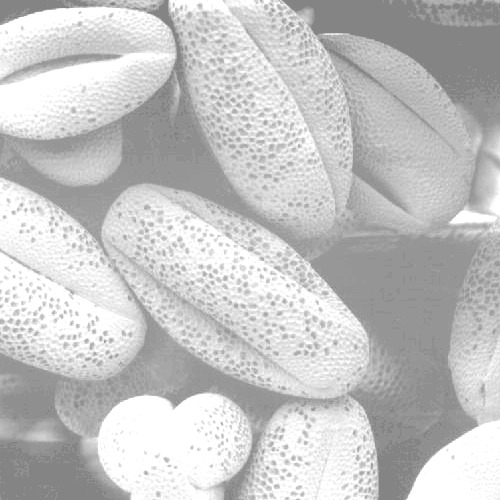
#> input picture question_1.tif, 500 x 500 px
$ python soru1.py
#> lines starting #> are read from the running program, lines starting #| are printed output that depends on the picture
import cv2
import numpy
import matplotlib.pyplot as plt

# Kazım Muhammet Temiz 17050111021
# Mert Rıza Karadeniz 17050111054
# Nevzat Buğrahan Türk 17050111036

def getHistogram(image):                # Find histogram of image
    resultArray = numpy.zeros(256)      # Find pixel count
    for i in range(image.shape[0]):
        for j in range(image.shape[1]):
            resultArray[image[i, j]] += 1
    return resultArray


def syncHistogram(histogramArray, imageSize, L):  # Sort pixels by their values
    newValues = numpy.zeros(len(histogramArray))  # Create CDF matrix
    newValues[0] = histogramArray[0]
    for i in range(1, len(newValues), +1):
        newValues[i] = (int)(histogramArray[i]) + (int)(newValues[i - 1])
    for i in range(newValues.shape[0]):
        newValues[i] = round(((newValues[i] - min(histogramArray)) / (imageSize - min(histogramArray))) * (2 ** L - 1))
    return newValues


def syncImageHistogram(image, newValues):
    resultImage = numpy.zeros((image.shape[0], image.shape[1], 1), dtype=numpy.uint8)
    for i in range(resultImage.shape[0]):
        for j in range(resultImage.shape[1]):
            resultImage[i, j] = newValues[image[i, j]]  # Change pixel values according
    return resultImage  # to CDF pixel values


img = cv2.imread('question_1.tif')
#> img is the input picture: shape (500, 500, 3); min 132, max 255, mean 196.4
gray = cv2.cvtColor(img, cv2.COLOR_BGR2GRAY)
histogramArray = getHistogram(gray)
#> histogramArray = 256 values, max 28659 at index 255, min 0 at index 0, mean 976.6

newValues = syncHistogram(histogramArray, gray.shape[0] * gray.shape[1], 8)
#> in syncHistogram, `newValues = numpy.zeros(len(histogramArray))`: newValues = 256 values from 0 to 0
#> after the loop in syncHistogram, `for i in range(1, len(newValues), +1):`: newValues = 256 values from 0 to 250000
#> after the loop in syncHistogram, `for i in range(newValues.shape[0]):`: newValues = 256 values from 0 to 255
#> newValues = 256 values from 0 to 255
Result = syncImageHistogram(gray, newValues)
#> after the loop in syncImageHistogram, `for i in range(resultImage.shape[0]):`:
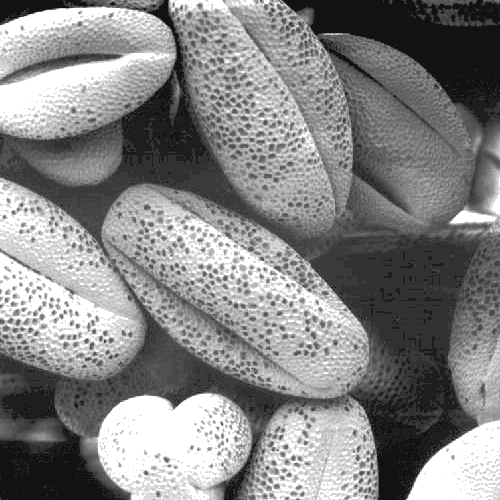
#> resultImage: shape (500, 500, 1); min 18, max 255, mean 132.5

display = plt.figure()
display.add_subplot(1,2, 1)
plt.imshow(img,"gray"), plt.title("Original")
display.add_subplot(1,2, 2)
plt.imshow(Result,"gray"), plt.title("Histogram Equalized")
plt.show(block=True)
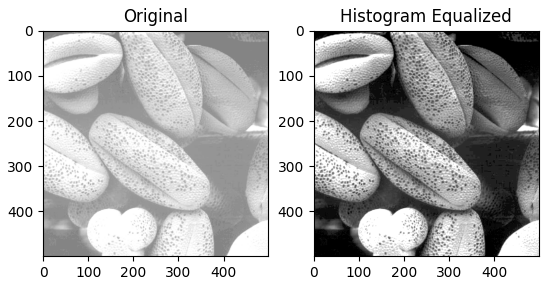
#> figure drawn by matplotlib, 2 panels

$ run again, with question_2.tif copied over question_1.tif
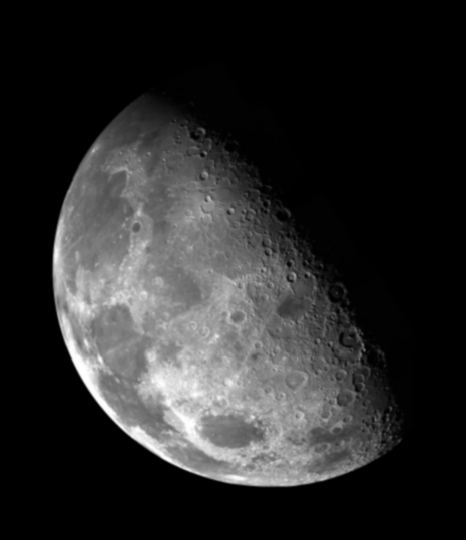
#> input picture question_2.tif, 466 x 540 px
#> img is the input picture: shape (540, 466, 3); min 0, max 254, mean 42.7
#> histogramArray = 256 values, max 142493 at index 0, min 0 at index 255, mean 983
#> in syncHistogram, `newValues = numpy.zeros(len(histogramArray))`: newValues = 256 values from 0 to 0
#> after the loop in syncHistogram, `for i in range(1, len(newValues), +1):`: newValues = 256 values from 142493 to 251640
#> after the loop in syncHistogram, `for i in range(newValues.shape[0]):`: newValues = 256 values from 144 to 255
#> after the loop in syncImageHistogram, `for i in range(resultImage.shape[0]):`:
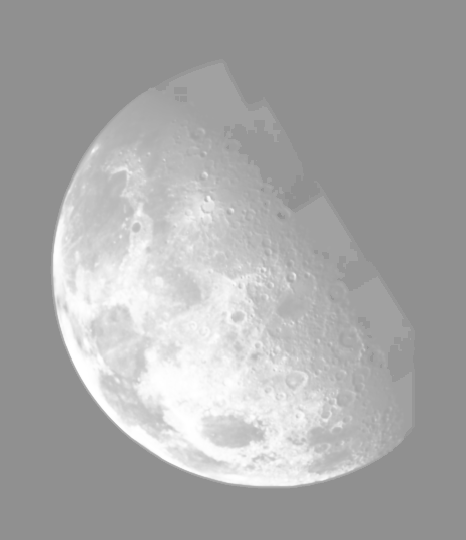
#> resultImage: shape (540, 466, 1); min 144, max 255, mean 168.5
#> `plt.show(block=True)`:
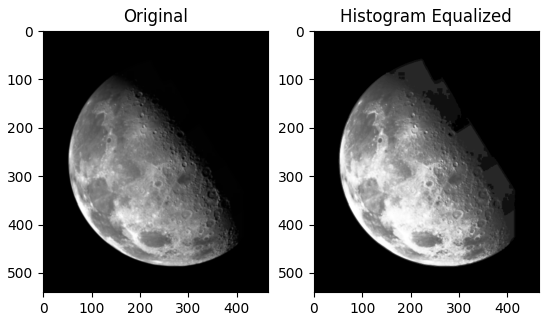
#> figure drawn by matplotlib, 2 panels

$ run again, with question_3.tif copied over question_1.tif
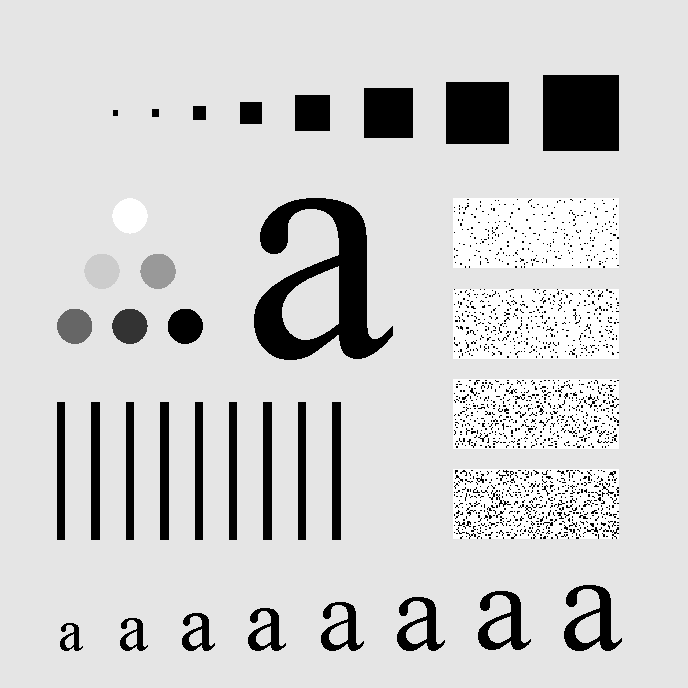
#> input picture question_3.tif, 688 x 688 px
#> img is the input picture: shape (688, 688, 3); min 0, max 255, mean 207.3
#> histogramArray = 256 values, max 379892 at index 229, min 0 at index 1, mean 1849
#> in syncHistogram, `newValues = numpy.zeros(len(histogramArray))`: newValues = 256 values from 0 to 0
#> after the loop in syncHistogram, `for i in range(1, len(newValues), +1):`: newValues = 256 values from 47833 to 473344
#> after the loop in syncHistogram, `for i in range(newValues.shape[0]):`: newValues = 256 values from 26 to 255
#> after the loop in syncImageHistogram, `for i in range(resultImage.shape[0]):`:
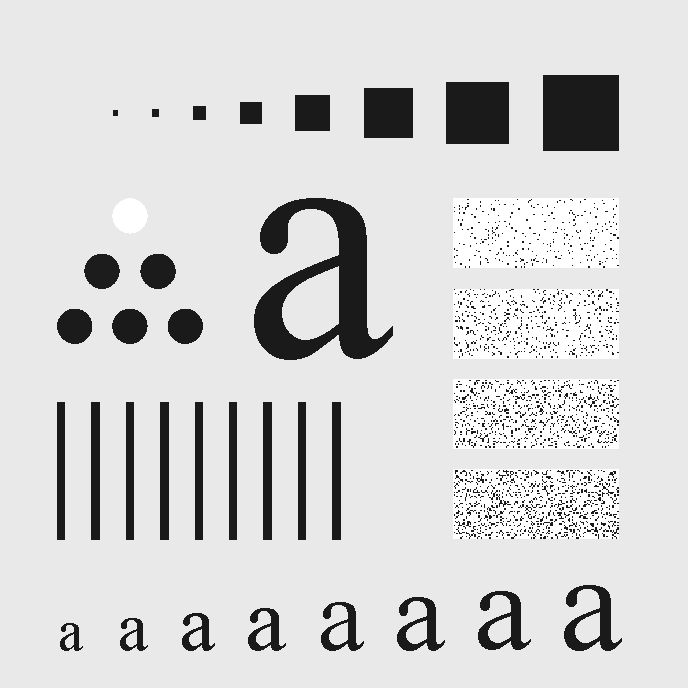
#> resultImage: shape (688, 688, 1); min 26, max 255, mean 212.3
#> `plt.show(block=True)`:
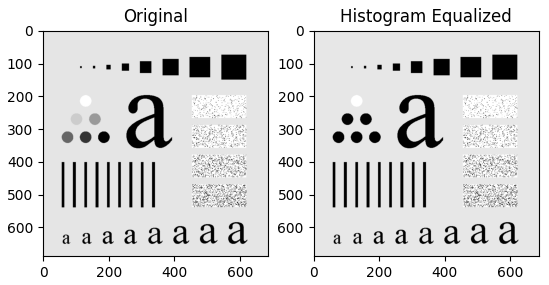
#> figure drawn by matplotlib, 2 panels
